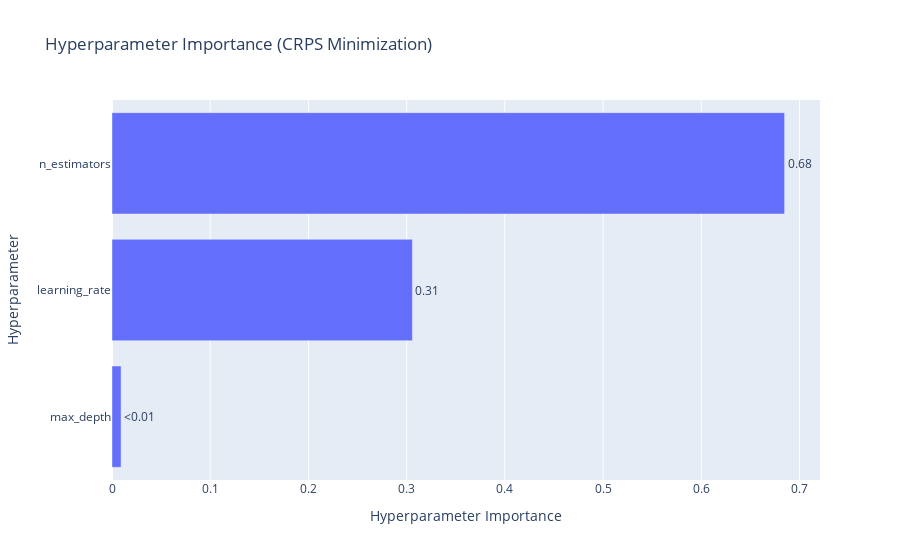

Here is the notebook cell this chart was saved with:
### Code cell
# Parameter importance plot
fig_importance = plot_param_importances(study)
fig_importance.update_layout(
    title="Hyperparameter Importance (CRPS Minimization)"
)

# Try to save image (requires kaleido package)
try:
    fig_importance.write_image(figures_dir / 'optuna_importance.png', width=800, height=500)
    print(f"Saved: {figures_dir / 'optuna_importance.png'}")
except Exception as e:
    print(f"⚠️  Could not save PNG image: {e}")
    print("   Install kaleido for image export: uv pip install kaleido")

fig_importance.show()

### Figure 1 — Plotly figure (JSON) as saved in the notebook; plotly's stock layout.template omitted (floating-point values rounded to 4 significant figures)
{"data": [{"cliponaxis": false, "hovertemplate": ["max_depth (IntDistribution): 0.009232263357078855<extra></extra>", "learning_rate (FloatDistribution): 0.3058941746688626<extra></extra>", "n_estimators (IntDistribution): 0.6848735619740585<extra></extra>"], "name": "Objective Value", "orientation": "h", "text": ["<0.01", "0.31", "0.68"], "textposition": "outside", "type": "bar", "x": [0.009232, 0.3059, 0.6849], "y": ["max_depth", "learning_rate", "n_estimators"]}], "layout": {"title": {"text": "Hyperparameter Importance (CRPS Minimization)"}, "xaxis": {"title": {"text": "Hyperparameter Importance"}}, "yaxis": {"title": {"text": "Hyperparameter"}}}}
